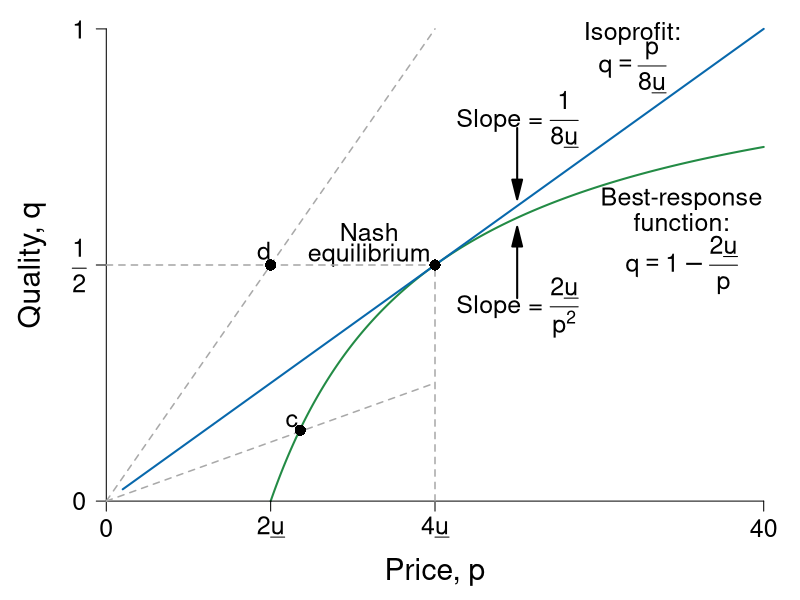

Here is the R script that generated this plot:
require(ggplot2)
require(shape)
pdf(file = "information_power/ch11_fig5.pdf", width = 9, height = 7)

#Set parameters for graphics
axislabelsize <- 1.8
labelsize <- 1.5
namesize <- 1.8
annotatesize <- 1.5
graphlinewidth <- 2
segmentlinewidth <- 1.5

COL <- c("#7fc97f", "#beaed4", "#fdc086", "#ffff99", "#386cb0", "#f0027f", "#bf5b17", "#666666")
COLA <- c("#e0f3db", "#99d8c9","#66c2a4","#41ae76", "#238b45", "#005824")
COLB <- c("#c6dbef", "#4eb3d3", "#2b8cbe", "#0868ac","#084081")
COLC <- c("#fcfbfd", "#efedf5", "#dadaeb", "#bcbddc", "#9e9ac8", "#807dba", "#6a51a3", "#54278f", "#3f007d")

brfFn <- function(p, delta = 5) {
  1 - (2 * delta) / p
}

solowCondition <- function(p, delta = 5){
  (p*(1/(8*delta)))
}


par(mar =  c(4, 4, 0.5, 0.5))
xlims <- c(0, 40)
ylims <- c(0, 1)


plot(0, 0, xlim = xlims, ylim = ylims, type = "n",
     xlab = "",
     ylab = "",
     xaxt = "n", yaxt = "n", cex.lab = axislabelsize, bty = "n")

npts <- 500 
npts2 <- 501
#Specify the sequences of points for graphing. 
xx1 <- seq(10, xlims[2], length.out = npts)
xx2 <- seq(1, xlims[2], length.out = npts)

#Draw the lines for the graphs
lines(xx1, brfFn(xx1), col = COLA[5], lwd = graphlinewidth)
lines(xx2, solowCondition(xx2, delta = 5), col = COLB[4], lwd = graphlinewidth)

#Customize ticks and labels for the plot
ticksy <- c(0, 0.5, 1)
ylabels <- c(0, expression(paste(frac(1,2))), 1)
ticksx <- c(0, 10, 20, 40)
xlabels <- c(0, expression(paste(2*underline("u"))), expression(paste(4*underline("u"))), 40)
axis(1, at = ticksx, pos = 0, labels = xlabels, cex.axis = labelsize)
axis(2, at = ticksy, pos = 0, labels = ylabels, las = 1, cex.axis = labelsize)

mtext(expression(paste("Price, ", p)), side = 1, line = 2.5, cex = axislabelsize)
text(-4.5, 0.5*ylims[2], expression(paste("Quality, ", q)), xpd = TRUE, cex = axislabelsize, srt = 90) 

#Annotation of the three graphs and the NE
text(32, 0.99, expression(paste("Isoprofit:")), cex = annotatesize)
text(32, 0.92, expression(paste(q == frac(p, 8*underline("u")))), cex = annotatesize)
text(35, 0.64, expression(paste("Best-response")), cex = annotatesize)
text(35, 0.59, expression(paste("function:")), cex = annotatesize)
text(35, 0.50, expression(paste(q == 1 - frac(2*underline("u"), p))), cex = annotatesize)
text(16, 0.57, expression(paste("Nash")), cex = annotatesize)
text(16, 0.52, expression(paste("equilibrium")), cex = annotatesize)

#Lines for the coordinates of the Nash equilbrium
segments(20, 0, 20, 0.5, lty = 2, col = "darkgray", lwd = segmentlinewidth)
segments(0, 0.5, 20, 0.5, lty = 2, col = "darkgray", lwd = segmentlinewidth)

#Iso-profit slope annotation
text(25, 0.81, expression(paste("Slope = ", frac(1, 8*underline("u")))), cex = annotatesize)
Arrows(25, 0.79, 25, 0.66, col = "black", lty = 1, lwd = 2, arr.type = "triangle")

#BRF Slope annotation
text(25, 0.41, expression(paste("Slope = ", frac(2*underline("u"), p^2))), cex = annotatesize)
Arrows(25, 0.43, 25, 0.56, col = "black", lty = 1, lwd = 2, arr.type = "triangle")

#Add a point for the NE
points(20, 0.5, pch = 16, col = "black", cex = 1.5)

#Add a ray and a point for d.  
segments(0, 0, 20, 1, lty = 2, lwd = segmentlinewidth, col = "darkgray")
points(10, 0.5, pch = 16, col = "black", cex = 1.5)
text(9.6, 0.53, expression(paste("d")), cex = annotatesize)

#Add a ray and a point for a. 
segments(0, 0, 20, 0.25, lty = 2, lwd = segmentlinewidth, col = "darkgray")
points(11.8, 0.15, pch = 16, col = "black", cex = 1.5)
text(11.3, 0.17, expression(paste("c")), cex = annotatesize)

dev.off()
